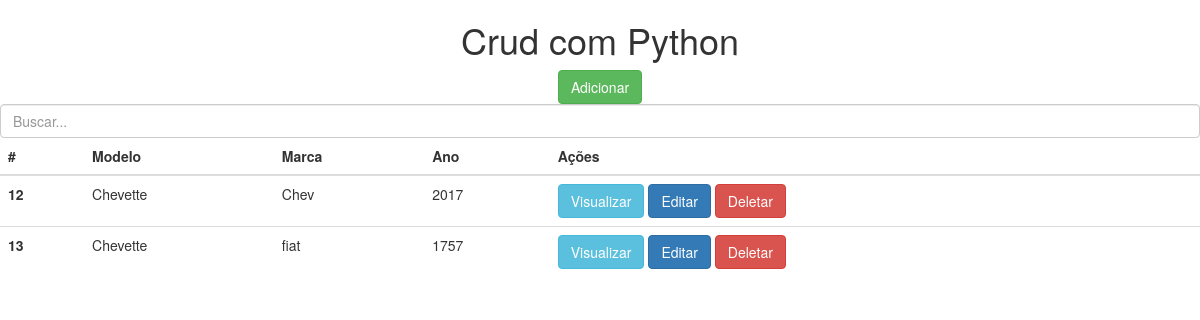
Before: / with the older database file.
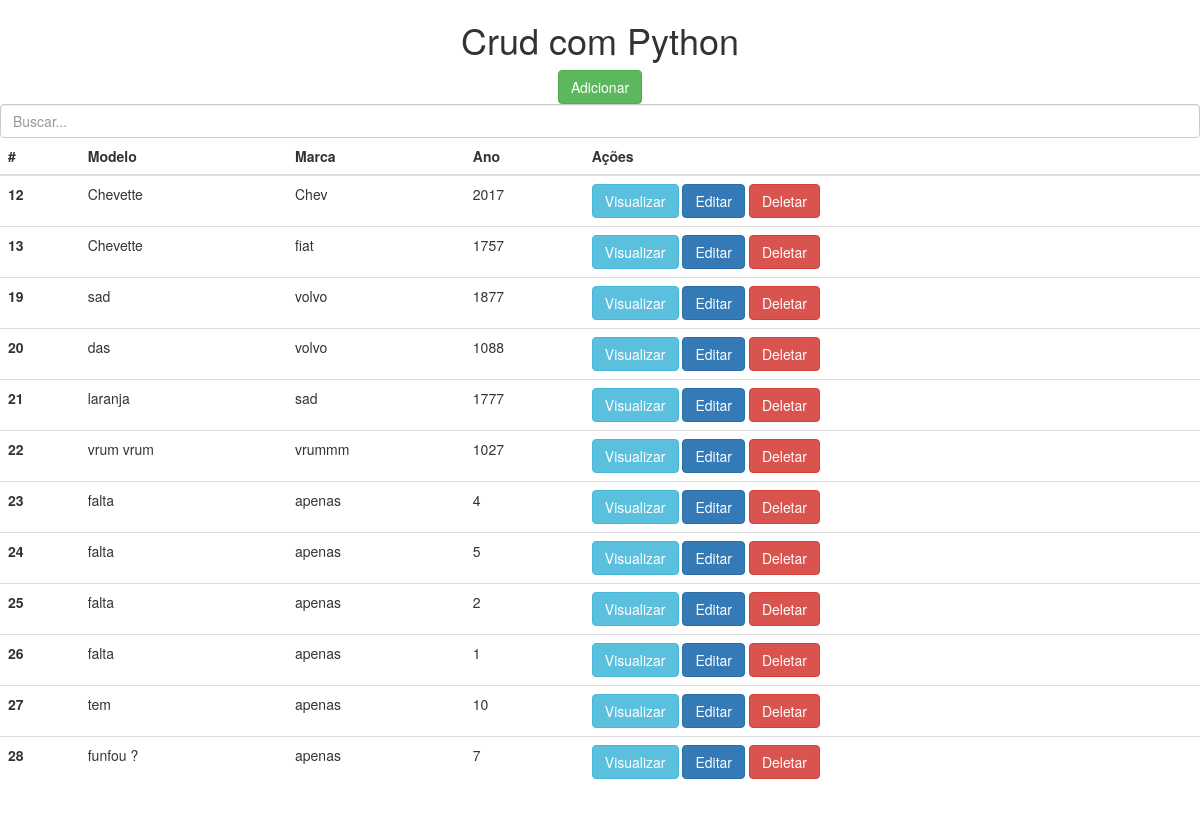
After: the same page with the newer database file.
### aplicativo/models.py (models this page shows)
class Carros(models.Model):
    modelo = models.CharField(max_length=150)
    marca = models.CharField(max_length=100)
    ano = models.IntegerField()

### aplicativo/views.py (the view)
# urls.py: 2. Add a URL to urlpatterns:  path('', views.home, name='home')
def home(request):
    data = {}
    search = request.GET.get('search')
    if search:
         data['db'] = Carros.objects.filter(modelo__icontains=search)
    else:
        data['db'] = Carros.objects.all()
    return render(request, 'index.html', data)

### aplicativo/templates/index.html (shortened to what this page needs)
<!DOCTYPE html>
<html lang="pt-br">
<head>
    <link rel="stylesheet" href="https://cdn.jsdelivr.net/npm/bootstrap@3.3.7/dist/css/bootstrap.min.css">
</head>
<body>
    <div class="col-8 m-auto pt-2 pb-2 text-center">
        <h1>Crud com Python</h1>
    </div>
    <div class="col-8 m-auto pt-2 pb-2 text-center">
        <a href="/form" class="btn btn-success">Adicionar</a>
    </div>
    <div class="col-8 m-auto pt-2 pb-2 text-center">
        <form method="get">
          <input type="text" id="search" name="search" class="form-control" placeholder="Buscar..." >
        </form>
    </div>
    <div class="col-8 m-auto pt-2 pb-2">
      <table class="table">
          <thead class="thead-dark">
            <tr>
              <th scope="col">#</th>
              <th scope="col">Modelo</th>
              <th scope="col">Marca</th>
              <th scope="col">Ano</th>
              <th scope="col">Ações</th>
            </tr>
          </thead>
          <tbody>
              {% for dbs in db %}
              <tr>
              <th>{{dbs.id}}</th>
              <td>{{dbs.modelo}}</td>
              <td>{{dbs.marca}}</td>
              <td>{{dbs.ano}}</td>
              <td>
                <a href="/view/{{dbs.id}}/" class="btn btn-info">Visualizar</a>
                <a href="/edit/{{dbs.id}}/" class="btn btn-primary">Editar</a>
                <a href="/delete/{{dbs.id}}/" class="btn btn-danger btnDel">Deletar</a>
            </tr>
              {% endfor %}
          </tbody>
        </table>
      </div>
    {% load static %}
</body>
</html>

Changed rows visible on the page:
added Carros: id "19", modelo "sad", marca "volvo", ano "1877"
added Carros: id "20", modelo "das", marca "volvo", ano "1088"
added Carros: id "21", modelo "laranja", marca "sad", ano "1777"
added Carros: id "22", modelo "vrum vrum", marca "vrummm", ano "1027"
added Carros: id "23", modelo "falta", marca "apenas", ano "4"
added Carros: id "24", modelo "falta", marca "apenas", ano "5"
added Carros: id "25", modelo "falta", marca "apenas", ano "2"
added Carros: id "26", modelo "falta", marca "apenas", ano "1"
added Carros: id "27", modelo "tem", marca "apenas", ano "10"
added Carros: id "28", modelo "funfou ?", marca "apenas", ano "7"
